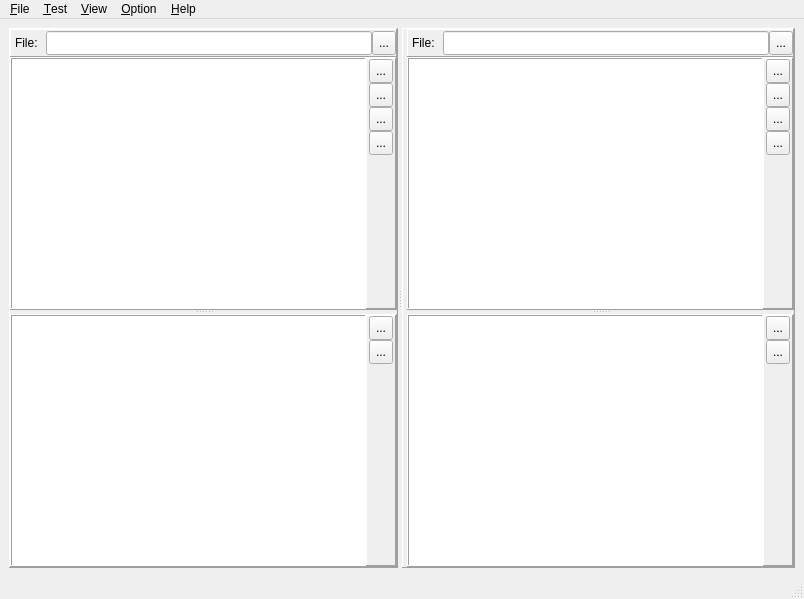
<?xml version="1.0" encoding="UTF-8"?>
<ui version="4.0">
 <class>HMLMain</class>
 <widget class="QMainWindow" name="HMLMain">
  <property name="geometry">
   <rect>
    <x>0</x>
    <y>0</y>
    <width>804</width>
    <height>599</height>
   </rect>
  </property>
  <property name="windowTitle">
   <string>MainWindow</string>
  </property>
  <widget class="QWidget" name="centralwidget">
   <layout class="QGridLayout" name="gridLayout">
    <item row="0" column="0">
     <widget class="QSplitter" name="splitter">
      <property name="orientation">
       <enum>Qt::Horizontal</enum>
      </property>
      <widget class="QFrame" name="frame">
       <property name="frameShape">
        <enum>QFrame::Panel</enum>
       </property>
       <property name="frameShadow">
        <enum>QFrame::Raised</enum>
       </property>
       <layout class="QGridLayout" name="gridLayout_2">
        <property name="leftMargin">
         <number>0</number>
        </property>
        <property name="topMargin">
         <number>0</number>
        </property>
        <property name="rightMargin">
         <number>0</number>
        </property>
        <property name="bottomMargin">
         <number>0</number>
        </property>
        <property name="spacing">
         <number>0</number>
        </property>
        <item row="0" column="0">
         <widget class="QFrame" name="frame_3">
          <property name="minimumSize">
           <size>
            <width>386</width>
            <height>28</height>
           </size>
          </property>
          <property name="frameShape">
           <enum>QFrame::Panel</enum>
          </property>
          <property name="frameShadow">
           <enum>QFrame::Raised</enum>
          </property>
          <layout class="QGridLayout" name="gridLayout_12">
           <property name="leftMargin">
            <number>4</number>
           </property>
           <property name="topMargin">
            <number>0</number>
           </property>
           <property name="rightMargin">
            <number>0</number>
           </property>
           <property name="bottomMargin">
            <number>0</number>
           </property>
           <property name="spacing">
            <number>0</number>
           </property>
           <item row="0" column="0">
            <widget class="QLabel" name="label">
             <property name="minimumSize">
              <size>
               <width>31</width>
               <height>24</height>
              </size>
             </property>
             <property name="text">
              <string>File:</string>
             </property>
            </widget>
           </item>
           <item row="0" column="1">
            <widget class="QLineEdit" name="lineEdit">
             <property name="minimumSize">
              <size>
               <width>321</width>
               <height>24</height>
              </size>
             </property>
            </widget>
           </item>
           <item row="0" column="2">
            <widget class="QToolButton" name="toolButton">
             <property name="minimumSize">
              <size>
               <width>24</width>
               <height>24</height>
              </size>
             </property>
             <property name="text">
              <string>...</string>
             </property>
             <property name="icon">
              <iconset>
               <normaloff>:/img/foldersTree.png</normaloff>:/img/foldersTree.png</iconset>
             </property>
            </widget>
           </item>
          </layout>
         </widget>
        </item>
        <item row="1" column="0">
         <widget class="QSplitter" name="splitter_2">
          <property name="orientation">
           <enum>Qt::Vertical</enum>
          </property>
          <widget class="QFrame" name="frame_4">
           <property name="frameShape">
            <enum>QFrame::Panel</enum>
           </property>
           <property name="frameShadow">
            <enum>QFrame::Raised</enum>
           </property>
           <layout class="QGridLayout" name="gridLayout_4">
            <property name="leftMargin">
             <number>0</number>
            </property>
            <property name="topMargin">
             <number>0</number>
            </property>
            <property name="rightMargin">
             <number>0</number>
            </property>
            <property name="bottomMargin">
             <number>0</number>
            </property>
            <property name="spacing">
             <number>0</number>
            </property>
            <item row="0" column="0">
             <widget class="QTreeView" name="treeView">
              <property name="minimumSize">
               <size>
                <width>347</width>
                <height>245</height>
               </size>
              </property>
              <property name="contextMenuPolicy">
               <enum>Qt::CustomContextMenu</enum>
              </property>
              <property name="frameShape">
               <enum>QFrame::Panel</enum>
              </property>
              <property name="frameShadow">
               <enum>QFrame::Sunken</enum>
              </property>
             </widget>
            </item>
            <item row="0" column="1">
             <widget class="QFrame" name="frame_9">
              <property name="minimumSize">
               <size>
                <width>30</width>
                <height>247</height>
               </size>
              </property>
              <property name="frameShape">
               <enum>QFrame::Panel</enum>
              </property>
              <property name="frameShadow">
               <enum>QFrame::Raised</enum>
              </property>
              <layout class="QGridLayout" name="gridLayout_8">
               <property name="leftMargin">
                <number>0</number>
               </property>
               <property name="topMargin">
                <number>0</number>
               </property>
               <property name="rightMargin">
                <number>0</number>
               </property>
               <property name="bottomMargin">
                <number>0</number>
               </property>
               <property name="spacing">
                <number>0</number>
               </property>
               <item row="0" column="0">
                <widget class="QToolButton" name="toolButton_3">
                 <property name="minimumSize">
                  <size>
                   <width>24</width>
                   <height>24</height>
                  </size>
                 </property>
                 <property name="maximumSize">
                  <size>
                   <width>24</width>
                   <height>24</height>
                  </size>
                 </property>
                 <property name="text">
                  <string>...</string>
                 </property>
                 <property name="icon">
                  <iconset>
                   <normaloff>:/img/new.png</normaloff>:/img/new.png</iconset>
                 </property>
                </widget>
               </item>
               <item row="1" column="0">
                <widget class="QToolButton" name="toolButton_4">
                 <property name="minimumSize">
                  <size>
                   <width>24</width>
                   <height>24</height>
                  </size>
                 </property>
                 <property name="maximumSize">
                  <size>
                   <width>24</width>
                   <height>24</height>
                  </size>
                 </property>
                 <property name="text">
                  <string>...</string>
                 </property>
                 <property name="icon">
                  <iconset>
                   <normaloff>:/img/new.png</normaloff>:/img/new.png</iconset>
                 </property>
                </widget>
               </item>
               <item row="2" column="0">
                <widget class="QToolButton" name="toolButton_5">
                 <property name="minimumSize">
                  <size>
                   <width>24</width>
                   <height>24</height>
                  </size>
                 </property>
                 <property name="maximumSize">
                  <size>
                   <width>24</width>
                   <height>24</height>
                  </size>
                 </property>
                 <property name="text">
                  <string>...</string>
                 </property>
                 <property name="icon">
                  <iconset>
                   <normaloff>:/img/action/properties.png</normaloff>:/img/action/properties.png</iconset>
                 </property>
                </widget>
               </item>
               <item row="3" column="0">
                <widget class="QToolButton" name="toolButton_6">
                 <property name="minimumSize">
                  <size>
                   <width>24</width>
                   <height>24</height>
                  </size>
                 </property>
                 <property name="maximumSize">
                  <size>
                   <width>24</width>
                   <height>24</height>
                  </size>
                 </property>
                 <property name="text">
                  <string>...</string>
                 </property>
                 <property name="icon">
                  <iconset>
                   <normaloff>:/img/trash.png</normaloff>:/img/trash.png</iconset>
                 </property>
                </widget>
               </item>
               <item row="4" column="0">
                <spacer name="verticalSpacer">
                 <property name="orientation">
                  <enum>Qt::Vertical</enum>
                 </property>
                 <property name="sizeHint" stdset="0">
                  <size>
                   <width>20</width>
                   <height>146</height>
                  </size>
                 </property>
                </spacer>
               </item>
              </layout>
             </widget>
            </item>
           </layout>
          </widget>
          <widget class="QFrame" name="frame_5">
           <property name="frameShape">
            <enum>QFrame::Panel</enum>
           </property>
           <property name="frameShadow">
            <enum>QFrame::Raised</enum>
           </property>
           <layout class="QGridLayout" name="gridLayout_6">
            <property name="leftMargin">
             <number>0</number>
            </property>
            <property name="topMargin">
             <number>0</number>
            </property>
            <property name="rightMargin">
             <number>0</number>
            </property>
            <property name="bottomMargin">
             <number>0</number>
            </property>
            <property name="spacing">
             <number>0</number>
            </property>
            <item row="0" column="0">
             <widget class="QTreeView" name="treeView_2">
              <property name="minimumSize">
               <size>
                <width>347</width>
                <height>245</height>
               </size>
              </property>
              <property name="contextMenuPolicy">
               <enum>Qt::CustomContextMenu</enum>
              </property>
              <property name="frameShape">
               <enum>QFrame::Panel</enum>
              </property>
              <property name="frameShadow">
               <enum>QFrame::Sunken</enum>
              </property>
             </widget>
            </item>
            <item row="0" column="1">
             <widget class="QFrame" name="frame_10">
              <property name="minimumSize">
               <size>
                <width>30</width>
                <height>247</height>
               </size>
              </property>
              <property name="frameShape">
               <enum>QFrame::Panel</enum>
              </property>
              <property name="frameShadow">
               <enum>QFrame::Raised</enum>
              </property>
              <layout class="QGridLayout" name="gridLayout_9">
               <property name="leftMargin">
                <number>0</number>
               </property>
               <property name="topMargin">
                <number>0</number>
               </property>
               <property name="rightMargin">
                <number>0</number>
               </property>
               <property name="bottomMargin">
                <number>0</number>
               </property>
               <property name="spacing">
                <number>0</number>
               </property>
               <item row="1" column="0">
                <widget class="QToolButton" name="toolButton_11">
                 <property name="minimumSize">
                  <size>
                   <width>24</width>
                   <height>24</height>
                  </size>
                 </property>
                 <property name="maximumSize">
                  <size>
                   <width>24</width>
                   <height>24</height>
                  </size>
                 </property>
                 <property name="text">
                  <string>...</string>
                 </property>
                 <property name="icon">
                  <iconset>
                   <normaloff>:/img/trash.png</normaloff>:/img/trash.png</iconset>
                 </property>
                </widget>
               </item>
               <item row="2" column="0">
                <spacer name="verticalSpacer_3">
                 <property name="orientation">
                  <enum>Qt::Vertical</enum>
                 </property>
                 <property name="sizeHint" stdset="0">
                  <size>
                   <width>20</width>
                   <height>194</height>
                  </size>
                 </property>
                </spacer>
               </item>
               <item row="0" column="0">
                <widget class="QToolButton" name="toolButton_14">
                 <property name="minimumSize">
                  <size>
                   <width>24</width>
                   <height>24</height>
                  </size>
                 </property>
                 <property name="maximumSize">
                  <size>
                   <width>24</width>
                   <height>24</height>
                  </size>
                 </property>
                 <property name="text">
                  <string>...</string>
                 </property>
                 <property name="icon">
                  <iconset>
                   <normaloff>:/img/action/properties.png</normaloff>:/img/action/properties.png</iconset>
                 </property>
                </widget>
               </item>
              </layout>
             </widget>
            </item>
           </layout>
          </widget>
         </widget>
        </item>
       </layout>
      </widget>
      <widget class="QFrame" name="frame_2">
       <property name="frameShape">
        <enum>QFrame::Panel</enum>
       </property>
       <property name="frameShadow">
        <enum>QFrame::Raised</enum>
       </property>
       <layout class="QGridLayout" name="gridLayout_3">
        <property name="leftMargin">
         <number>4</number>
        </property>
        <property name="topMargin">
         <number>0</number>
        </property>
        <property name="rightMargin">
         <number>0</number>
        </property>
        <property name="bottomMargin">
         <number>0</number>
        </property>
        <property name="spacing">
         <number>0</number>
        </property>
        <item row="0" column="0">
         <widget class="QFrame" name="frame_8">
          <property name="minimumSize">
           <size>
            <width>386</width>
            <height>28</height>
           </size>
          </property>
          <property name="frameShape">
           <enum>QFrame::Panel</enum>
          </property>
          <property name="frameShadow">
           <enum>QFrame::Raised</enum>
          </property>
          <layout class="QGridLayout" name="gridLayout_13">
           <property name="leftMargin">
            <number>4</number>
           </property>
           <property name="topMargin">
            <number>0</number>
           </property>
           <property name="rightMargin">
            <number>0</number>
           </property>
           <property name="bottomMargin">
            <number>0</number>
           </property>
           <property name="spacing">
            <number>0</number>
           </property>
           <item row="0" column="0">
            <widget class="QLabel" name="label_2">
             <property name="minimumSize">
              <size>
               <width>31</width>
               <height>24</height>
              </size>
             </property>
             <property name="text">
              <string>File:</string>
             </property>
            </widget>
           </item>
           <item row="0" column="1">
            <widget class="QLineEdit" name="lineEdit_2">
             <property name="minimumSize">
              <size>
               <width>321</width>
               <height>24</height>
              </size>
             </property>
            </widget>
           </item>
           <item row="0" column="2">
            <widget class="QToolButton" name="toolButton_2">
             <property name="minimumSize">
              <size>
               <width>24</width>
               <height>24</height>
              </size>
             </property>
             <property name="text">
              <string>...</string>
             </property>
             <property name="icon">
              <iconset>
               <normaloff>:/img/foldersTree.png</normaloff>:/img/foldersTree.png</iconset>
             </property>
            </widget>
           </item>
          </layout>
         </widget>
        </item>
        <item row="1" column="0">
         <widget class="QSplitter" name="splitter_3">
          <property name="orientation">
           <enum>Qt::Vertical</enum>
          </property>
          <widget class="QFrame" name="frame_6">
           <property name="frameShape">
            <enum>QFrame::Panel</enum>
           </property>
           <property name="frameShadow">
            <enum>QFrame::Raised</enum>
           </property>
           <layout class="QGridLayout" name="gridLayout_5">
            <property name="leftMargin">
             <number>0</number>
            </property>
            <property name="topMargin">
             <number>0</number>
            </property>
            <property name="rightMargin">
             <number>0</number>
            </property>
            <property name="bottomMargin">
             <number>0</number>
            </property>
            <property name="spacing">
             <number>0</number>
            </property>
            <item row="0" column="0">
             <widget class="QTreeView" name="treeView_3">
              <property name="minimumSize">
               <size>
                <width>347</width>
                <height>245</height>
               </size>
              </property>
              <property name="contextMenuPolicy">
               <enum>Qt::CustomContextMenu</enum>
              </property>
              <property name="frameShape">
               <enum>QFrame::Panel</enum>
              </property>
              <property name="frameShadow">
               <enum>QFrame::Sunken</enum>
              </property>
             </widget>
            </item>
            <item row="0" column="1">
             <widget class="QFrame" name="frame_11">
              <property name="minimumSize">
               <size>
                <width>30</width>
                <height>247</height>
               </size>
              </property>
              <property name="frameShape">
               <enum>QFrame::Panel</enum>
              </property>
              <property name="frameShadow">
               <enum>QFrame::Raised</enum>
              </property>
              <layout class="QGridLayout" name="gridLayout_11">
               <property name="leftMargin">
                <number>0</number>
               </property>
               <property name="topMargin">
                <number>0</number>
               </property>
               <property name="rightMargin">
                <number>0</number>
               </property>
               <property name="bottomMargin">
                <number>0</number>
               </property>
               <property name="spacing">
                <number>0</number>
               </property>
               <item row="0" column="0">
                <widget class="QToolButton" name="toolButton_10">
                 <property name="minimumSize">
                  <size>
                   <width>24</width>
                   <height>24</height>
                  </size>
                 </property>
                 <property name="maximumSize">
                  <size>
                   <width>24</width>
                   <height>24</height>
                  </size>
                 </property>
                 <property name="text">
                  <string>...</string>
                 </property>
                 <property name="icon">
                  <iconset>
                   <normaloff>:/img/new.png</normaloff>:/img/new.png</iconset>
                 </property>
                </widget>
               </item>
               <item row="1" column="0">
                <widget class="QToolButton" name="toolButton_7">
                 <property name="minimumSize">
                  <size>
                   <width>24</width>
                   <height>24</height>
                  </size>
                 </property>
                 <property name="maximumSize">
                  <size>
                   <width>24</width>
                   <height>24</height>
                  </size>
                 </property>
                 <property name="text">
                  <string>...</string>
                 </property>
                 <property name="icon">
                  <iconset>
                   <normaloff>:/img/new.png</normaloff>:/img/new.png</iconset>
                 </property>
                </widget>
               </item>
               <item row="2" column="0">
                <widget class="QToolButton" name="toolButton_8">
                 <property name="minimumSize">
                  <size>
                   <width>24</width>
                   <height>24</height>
                  </size>
                 </property>
                 <property name="maximumSize">
                  <size>
                   <width>24</width>
                   <height>24</height>
                  </size>
                 </property>
                 <property name="text">
                  <string>...</string>
                 </property>
                 <property name="icon">
                  <iconset>
                   <normaloff>:/img/action/properties.png</normaloff>:/img/action/properties.png</iconset>
                 </property>
                </widget>
               </item>
               <item row="3" column="0">
                <widget class="QToolButton" name="toolButton_9">
                 <property name="minimumSize">
                  <size>
                   <width>24</width>
                   <height>24</height>
                  </size>
                 </property>
                 <property name="maximumSize">
                  <size>
                   <width>24</width>
                   <height>24</height>
                  </size>
                 </property>
                 <property name="text">
                  <string>...</string>
                 </property>
                 <property name="icon">
                  <iconset>
                   <normaloff>:/img/trash.png</normaloff>:/img/trash.png</iconset>
                 </property>
                </widget>
               </item>
               <item row="4" column="0">
                <spacer name="verticalSpacer_2">
                 <property name="orientation">
                  <enum>Qt::Vertical</enum>
                 </property>
                 <property name="sizeHint" stdset="0">
                  <size>
                   <width>20</width>
                   <height>146</height>
                  </size>
                 </property>
                </spacer>
               </item>
              </layout>
             </widget>
            </item>
           </layout>
          </widget>
          <widget class="QFrame" name="frame_7">
           <property name="frameShape">
            <enum>QFrame::Panel</enum>
           </property>
           <property name="frameShadow">
            <enum>QFrame::Raised</enum>
           </property>
           <layout class="QGridLayout" name="gridLayout_7">
            <property name="leftMargin">
             <number>0</number>
            </property>
            <property name="topMargin">
             <number>0</number>
            </property>
            <property name="rightMargin">
             <number>0</number>
            </property>
            <property name="bottomMargin">
             <number>0</number>
            </property>
            <property name="spacing">
             <number>0</number>
            </property>
            <item row="0" column="0">
             <widget class="QTreeView" name="treeView_4">
              <property name="minimumSize">
               <size>
                <width>347</width>
                <height>245</height>
               </size>
              </property>
              <property name="contextMenuPolicy">
               <enum>Qt::CustomContextMenu</enum>
              </property>
              <property name="frameShape">
               <enum>QFrame::Panel</enum>
              </property>
              <property name="frameShadow">
               <enum>QFrame::Sunken</enum>
              </property>
             </widget>
            </item>
            <item row="0" column="1">
             <widget class="QFrame" name="frame_12">
              <property name="minimumSize">
               <size>
                <width>30</width>
                <height>247</height>
               </size>
              </property>
              <property name="frameShape">
               <enum>QFrame::Panel</enum>
              </property>
              <property name="frameShadow">
               <enum>QFrame::Raised</enum>
              </property>
              <layout class="QGridLayout" name="gridLayout_10">
               <property name="leftMargin">
                <number>0</number>
               </property>
               <property name="topMargin">
                <number>0</number>
               </property>
               <property name="rightMargin">
                <number>0</number>
               </property>
               <property name="bottomMargin">
                <number>0</number>
               </property>
               <property name="spacing">
                <number>0</number>
               </property>
               <item row="2" column="0">
                <spacer name="verticalSpacer_4">
                 <property name="orientation">
                  <enum>Qt::Vertical</enum>
                 </property>
                 <property name="sizeHint" stdset="0">
                  <size>
                   <width>14</width>
                   <height>194</height>
                  </size>
                 </property>
                </spacer>
               </item>
               <item row="1" column="0">
                <widget class="QToolButton" name="toolButton_15">
                 <property name="minimumSize">
                  <size>
                   <width>24</width>
                   <height>24</height>
                  </size>
                 </property>
                 <property name="maximumSize">
                  <size>
                   <width>24</width>
                   <height>24</height>
                  </size>
                 </property>
                 <property name="text">
                  <string>...</string>
                 </property>
                 <property name="icon">
                  <iconset>
                   <normaloff>:/img/trash.png</normaloff>:/img/trash.png</iconset>
                 </property>
                </widget>
               </item>
               <item row="0" column="0">
                <widget class="QToolButton" name="toolButton_18">
                 <property name="minimumSize">
                  <size>
                   <width>24</width>
                   <height>24</height>
                  </size>
                 </property>
                 <property name="maximumSize">
                  <size>
                   <width>24</width>
                   <height>24</height>
                  </size>
                 </property>
                 <property name="text">
                  <string>...</string>
                 </property>
                 <property name="icon">
                  <iconset>
                   <normaloff>:/img/action/properties.png</normaloff>:/img/action/properties.png</iconset>
                 </property>
                </widget>
               </item>
              </layout>
             </widget>
            </item>
           </layout>
          </widget>
         </widget>
        </item>
       </layout>
      </widget>
     </widget>
    </item>
   </layout>
  </widget>
  <widget class="QMenuBar" name="MainMenu1">
   <property name="geometry">
    <rect>
     <x>0</x>
     <y>0</y>
     <width>804</width>
     <height>25</height>
    </rect>
   </property>
   <widget class="QMenu" name="menuFile">
    <property name="title">
     <string>&amp;File</string>
    </property>
    <addaction name="actNew"/>
    <addaction name="actCopy"/>
    <addaction name="actRename"/>
    <addaction name="actDelete"/>
    <addaction name="separator"/>
    <addaction name="actSave"/>
    <addaction name="actRestore"/>
    <addaction name="separator"/>
    <addaction name="actPrint"/>
    <addaction name="separator"/>
    <addaction name="actExit"/>
   </widget>
   <widget class="QMenu" name="menuTest">
    <property name="title">
     <string>&amp;Test</string>
    </property>
    <addaction name="actTestEdit"/>
    <addaction name="actTestDelete"/>
    <addaction name="separator"/>
    <addaction name="actTestSelectAll"/>
    <addaction name="actTestInvertSelection"/>
    <addaction name="separator"/>
    <addaction name="actTestImportFromTextFile"/>
    <addaction name="actTestImportFromIPTools"/>
   </widget>
   <widget class="QMenu" name="menuView">
    <property name="title">
     <string>&amp;View</string>
    </property>
    <widget class="QMenu" name="menuSortTestsBy">
     <property name="title">
      <string>Sort tests by</string>
     </property>
     <addaction name="actSortTestName"/>
     <addaction name="actSortTestMethod"/>
     <addaction name="actSortComment"/>
     <addaction name="actSortInterval"/>
     <addaction name="actSortSchedule"/>
     <addaction name="actSortAlertProfile"/>
     <addaction name="actSortMasterTest"/>
     <addaction name="actSortRelatedURL"/>
     <addaction name="actSortPrivateLog"/>
     <addaction name="actSortCreationTime"/>
     <addaction name="actSortModificationTime"/>
     <addaction name="separator"/>
     <addaction name="actSortUnsorted"/>
    </widget>
    <addaction name="actViewLargeIcons"/>
    <addaction name="actViewSmallIcons"/>
    <addaction name="actViewList"/>
    <addaction name="actViewDetails"/>
    <addaction name="separator"/>
    <addaction name="actViewDisabledTestsGrey"/>
    <addaction name="actViewShowTestsInSubfolders"/>
    <addaction name="separator"/>
    <addaction name="actViewShowGridLines"/>
    <addaction name="actViewUseHostMonitorPalette"/>
    <addaction name="separator"/>
    <addaction name="menuSortTestsBy"/>
   </widget>
   <widget class="QMenu" name="menuOption">
    <property name="title">
     <string>&amp;Option</string>
    </property>
    <addaction name="actOptionsDeleteToRecycleBin"/>
    <addaction name="actOptionsCreateBackupFiles"/>
   </widget>
   <widget class="QMenu" name="menuHelp">
    <property name="title">
     <string>&amp;Help</string>
    </property>
    <addaction name="actHelp"/>
    <addaction name="actHelpHomePage"/>
    <addaction name="actHelpWWWForum"/>
    <addaction name="separator"/>
    <addaction name="actHelpAbout"/>
   </widget>
   <addaction name="menuFile"/>
   <addaction name="menuTest"/>
   <addaction name="menuView"/>
   <addaction name="menuOption"/>
   <addaction name="menuHelp"/>
  </widget>
  <widget class="QStatusBar" name="statusbar"/>
  <action name="actNew">
   <property name="icon">
    <iconset>
     <normaloff>:/img/new.png</normaloff>:/img/new.png</iconset>
   </property>
   <property name="text">
    <string>&amp;New</string>
   </property>
   <property name="toolTip">
    <string>New folder</string>
   </property>
   <property name="statusTip">
    <string>New folder</string>
   </property>
  </action>
  <action name="actCopy">
   <property name="icon">
    <iconset>
     <normaloff>:/img/action/copy.png</normaloff>:/img/action/copy.png</iconset>
   </property>
   <property name="text">
    <string>&amp;Copy</string>
   </property>
  </action>
  <action name="actRename">
   <property name="icon">
    <iconset>
     <normaloff>:/img/action/properties.png</normaloff>:/img/action/properties.png</iconset>
   </property>
   <property name="text">
    <string>&amp;Rename</string>
   </property>
  </action>
  <action name="actDelete">
   <property name="icon">
    <iconset>
     <normaloff>:/img/trash.png</normaloff>:/img/trash.png</iconset>
   </property>
   <property name="text">
    <string>&amp;Delete</string>
   </property>
  </action>
  <action name="actSave">
   <property name="icon">
    <iconset>
     <normaloff>:/img/action/save.png</normaloff>:/img/action/save.png</iconset>
   </property>
   <property name="text">
    <string>&amp;Save</string>
   </property>
  </action>
  <action name="actRestore">
   <property name="icon">
    <iconset>
     <normaloff>:/img/action/refresh.png</normaloff>:/img/action/refresh.png</iconset>
   </property>
   <property name="text">
    <string>R&amp;estore from backup</string>
   </property>
   <property name="toolTip">
    <string>Restore from backup</string>
   </property>
  </action>
  <action name="actPrint">
   <property name="icon">
    <iconset>
     <normaloff>:/img/action/print.png</normaloff>:/img/action/print.png</iconset>
   </property>
   <property name="text">
    <string>&amp;Print</string>
   </property>
   <property name="shortcut">
    <string>Ctrl+P</string>
   </property>
  </action>
  <action name="actExit">
   <property name="text">
    <string>E&amp;xit</string>
   </property>
   <property name="shortcut">
    <string>Alt+X</string>
   </property>
  </action>
  <action name="actTestEdit">
   <property name="icon">
    <iconset>
     <normaloff>:/img/action/properties.png</normaloff>:/img/action/properties.png</iconset>
   </property>
   <property name="text">
    <string>&amp;Edit</string>
   </property>
  </action>
  <action name="actTestDelete">
   <property name="icon">
    <iconset>
     <normaloff>:/img/trash.png</normaloff>:/img/trash.png</iconset>
   </property>
   <property name="text">
    <string>&amp;Delete</string>
   </property>
   <property name="shortcut">
    <string>Ctrl+Del</string>
   </property>
  </action>
  <action name="actTestSelectAll">
   <property name="text">
    <string>&amp;Select All</string>
   </property>
   <property name="shortcut">
    <string>Ctrl+A</string>
   </property>
  </action>
  <action name="actTestInvertSelection">
   <property name="text">
    <string>&amp;Invert Selection</string>
   </property>
   <property name="shortcut">
    <string>Ctrl+I</string>
   </property>
  </action>
  <action name="actTestImportFromTextFile">
   <property name="text">
    <string>I&amp;mport from Text file...</string>
   </property>
  </action>
  <action name="actTestImportFromIPTools">
   <property name="text">
    <string>Im&amp;port from IP-Tools...</string>
   </property>
  </action>
  <action name="actViewLargeIcons">
   <property name="checkable">
    <bool>true</bool>
   </property>
   <property name="text">
    <string>&amp;Large Icons</string>
   </property>
  </action>
  <action name="actViewSmallIcons">
   <property name="checkable">
    <bool>true</bool>
   </property>
   <property name="text">
    <string>&amp;Small Icons</string>
   </property>
  </action>
  <action name="actViewList">
   <property name="checkable">
    <bool>true</bool>
   </property>
   <property name="text">
    <string>L&amp;ist</string>
   </property>
  </action>
  <action name="actViewDetails">
   <property name="checkable">
    <bool>true</bool>
   </property>
   <property name="text">
    <string>&amp;Details</string>
   </property>
  </action>
  <action name="actViewDisabledTestsGrey">
   <property name="checkable">
    <bool>true</bool>
   </property>
   <property name="text">
    <string>Dis&amp;abled tests - grey</string>
   </property>
  </action>
  <action name="actViewShowTestsInSubfolders">
   <property name="checkable">
    <bool>true</bool>
   </property>
   <property name="text">
    <string>S&amp;how tests in subfolders</string>
   </property>
  </action>
  <action name="actViewShowGridLines">
   <property name="checkable">
    <bool>true</bool>
   </property>
   <property name="text">
    <string>Sh&amp;ow grid lines</string>
   </property>
  </action>
  <action name="actViewUseHostMonitorPalette">
   <property name="checkable">
    <bool>true</bool>
   </property>
   <property name="text">
    <string>&amp;Use HostMonitor's palette</string>
   </property>
  </action>
  <action name="actSortTestName">
   <property name="checkable">
    <bool>true</bool>
   </property>
   <property name="text">
    <string>&amp;Test Name</string>
   </property>
  </action>
  <action name="actSortTestMethod">
   <property name="checkable">
    <bool>true</bool>
   </property>
   <property name="text">
    <string>T&amp;est Method</string>
   </property>
  </action>
  <action name="actSortComment">
   <property name="checkable">
    <bool>true</bool>
   </property>
   <property name="text">
    <string>&amp;Comment</string>
   </property>
  </action>
  <action name="actSortInterval">
   <property name="checkable">
    <bool>true</bool>
   </property>
   <property name="text">
    <string>&amp;Interval</string>
   </property>
  </action>
  <action name="actSortSchedule">
   <property name="checkable">
    <bool>true</bool>
   </property>
   <property name="text">
    <string>&amp;Schedule</string>
   </property>
  </action>
  <action name="actSortAlertProfile">
   <property name="checkable">
    <bool>true</bool>
   </property>
   <property name="text">
    <string>&amp;Alert profile</string>
   </property>
  </action>
  <action name="actSortMasterTest">
   <property name="checkable">
    <bool>true</bool>
   </property>
   <property name="text">
    <string>&amp;Master Test</string>
   </property>
  </action>
  <action name="actSortRelatedURL">
   <property name="checkable">
    <bool>true</bool>
   </property>
   <property name="text">
    <string>&amp;Related URL</string>
   </property>
  </action>
  <action name="actSortPrivateLog">
   <property name="checkable">
    <bool>true</bool>
   </property>
   <property name="text">
    <string>&amp;Private Log</string>
   </property>
  </action>
  <action name="actSortCreationTime">
   <property name="checkable">
    <bool>true</bool>
   </property>
   <property name="text">
    <string>Creati&amp;on Time</string>
   </property>
  </action>
  <action name="actSortModificationTime">
   <property name="checkable">
    <bool>true</bool>
   </property>
   <property name="text">
    <string>Mo&amp;dification Time</string>
   </property>
  </action>
  <action name="actSortUnsorted">
   <property name="checkable">
    <bool>true</bool>
   </property>
   <property name="text">
    <string>&amp;Unsorted</string>
   </property>
  </action>
  <action name="actOptionsDeleteToRecycleBin">
   <property name="checkable">
    <bool>true</bool>
   </property>
   <property name="text">
    <string>&amp;Delete to Recycle Bin</string>
   </property>
  </action>
  <action name="actOptionsCreateBackupFiles">
   <property name="checkable">
    <bool>true</bool>
   </property>
   <property name="text">
    <string>&amp;Create backup files</string>
   </property>
  </action>
  <action name="actHelp">
   <property name="icon">
    <iconset>
     <normaloff>:/img/action/help.png</normaloff>:/img/action/help.png</iconset>
   </property>
   <property name="text">
    <string>&amp;Help</string>
   </property>
   <property name="shortcut">
    <string>F1</string>
   </property>
  </action>
  <action name="actHelpHomePage">
   <property name="icon">
    <iconset>
     <normaloff>:/img/action/homePage.png</normaloff>:/img/action/homePage.png</iconset>
   </property>
   <property name="text">
    <string>H&amp;ome Page</string>
   </property>
  </action>
  <action name="actHelpWWWForum">
   <property name="icon">
    <iconset>
     <normaloff>:/img/users.png</normaloff>:/img/users.png</iconset>
   </property>
   <property name="text">
    <string>&amp;WWW Forum</string>
   </property>
  </action>
  <action name="actHelpAbout">
   <property name="icon">
    <iconset>
     <normaloff>:/img/action/info.png</normaloff>:/img/action/info.png</iconset>
   </property>
   <property name="text">
    <string>&amp;About</string>
   </property>
  </action>
 </widget>
 <resources/>
 <connections/>
</ui>
